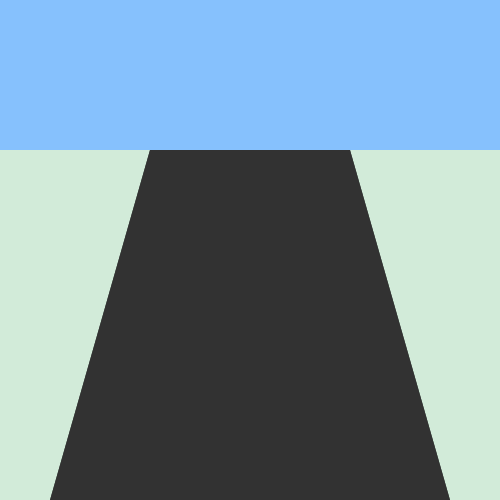
Frame 1 (no input)
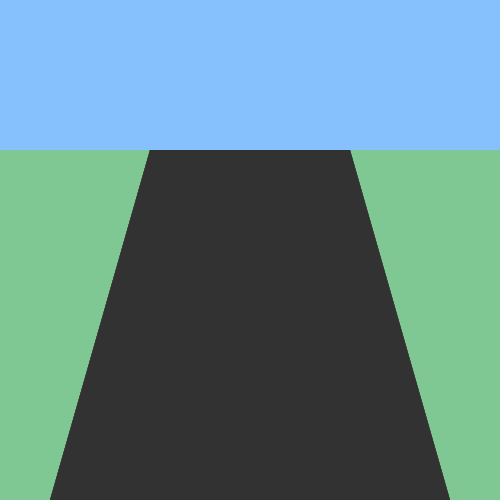
Frame 60 (no input)
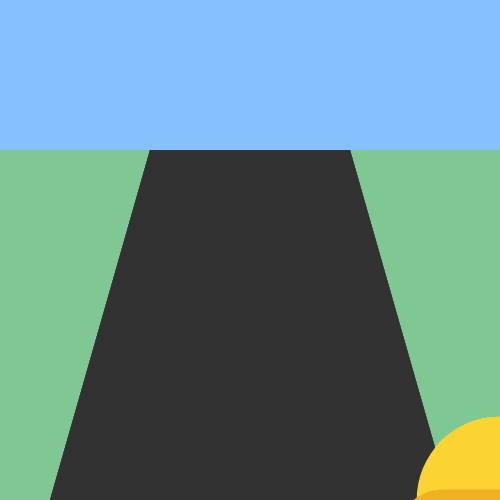
Frame 120 (the mouse pressed at the canvas centre since frame 60)

The p5.js sketch that drew these frames (run headless with seeded random() and noise() and a simulated clock; from frame 60 on, the mouse is pressed at the canvas centre):

// p5.js sketch
// ── sketch.js
function setup() {
  createCanvas(500, 500);
  draw_background();
}

var dis=5;

function draw() {
  draw_background();
  if(mouseY>=120) {
     scale(mouseY/120);
    draw_pattern(mouseX,mouseY);
  }
	
} 

function draw_pattern(x,y)
{
  noStroke();
  centerX=x-50;
  centerY=y-50;
  //car
  //wheel

  fill(color(10,10,10));
  rect(centerX,centerY+65,20,30,5);
  rect(centerX+80,centerY+65,20,30,5);
  //body
  fill(color(252,212,49));
  rect(centerX,centerY,100,80,50);
  fill(color(240,178,33));
  rect(centerX-10,centerY+35,120,45,30,30,10,10);
  
  //headlight
  var from = color(220, 200, 176);
	var to = color(255, 255, 255);
  colorMode(RGB);
  var inter;
  
  for(var i = 0;i < 255; i++)
  {
    inter = lerpColor(from,to,i/255);
    fill(inter);
   	ellipse(centerX+10,centerY+60,(255-i)/12);
    ellipse(centerX+90,centerY+60,(255-i)/12);
  }
  
}

function draw_background()
{
	background(130,200,150,50);
  noStroke();
  fill(color(50,50,50),50);
  quad(150,150,50,500,450,500,350,150);
  fill(color(134,193,253),50);
  rect(0,0,500,150);
}
